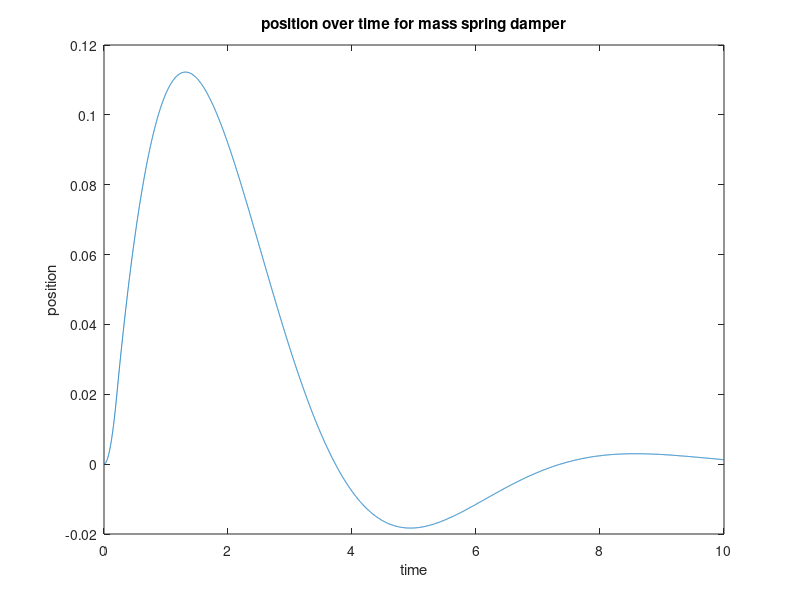

This chart was generated by the following MATLAB code:
function [t,Xdot] = mass_spring(M,B,K)
    tspan = 0:0.001:10; % set time interval
    X0 = [0 0]'; % set initial condition
    % dstate evaluates r.h.s. of the ode 

    if ~exist('M','var')
          M = 1;
    end
    if ~exist('B','var')
          B = 1;
    end
    if ~exist('K','var')
          K = 1;
    end
    
    [t,X] = ode45(@(t,X)dstate(t, X, M, B, K), tspan, X0);
    
    plot(t,X(:,1))
    xlabel('time')
    ylabel('position')
    title('position over time for mass spring damper')
    disp([t,X(:,1)]) % displays t and y(t)
    
    function Xdot = dstate(t, X, M, B, K)
        if t < 0.2
            U = 1;
        else 
            U = 0;
        end

        Xdot(1) = X(2);
        Xdot(2) = U/M - B/M * X(2) - K/M*X(1);
        Xdot = Xdot.';
    end
end